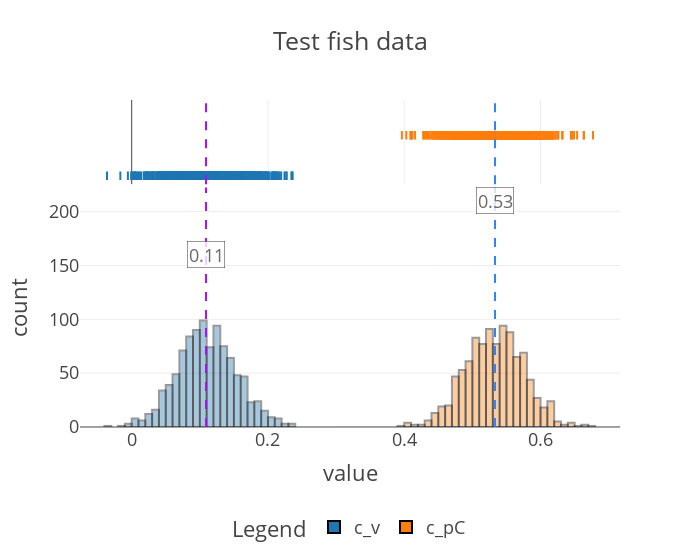

This figure's notebook cell:
### Code cell
print(
    samples_test.keys()
)  # plot the inferred posterior distributions of the coefficients
# Note that the model infers that the random foragers have
# near-zero coefficients for food trace and proximity score.
# The non-zero coefficient for visibility is consistent with the
# fact that the random foragers are mostly likely to move to nearby
# locations (higher visibility score) compared to farther locations.
ftk.plot_coefs(
    samples_test["svi_samples"],
    "Test fish data",
    nbins=120,
    ann_start_y=160,
    ann_break_y=50,
)

### Figure 1 — Plotly figure (JSON) as saved in the notebook; plotly's stock layout.template omitted (floating-point values rounded to 4 significant figures; data arrays with more than 128 entries replaced by an {"elided": "..."} marker saying what was removed)
{"data": [{"alignmentgroup": "True", "bingroup": "x", "hovertemplate": "coefficient=c_v<br>value=%{x}<br>count=%{y}<extra></extra>", "legendgroup": "c_v", "marker": {"color": "#1F77B4", "line": {"color": "Black", "width": 2}, "opacity": 0.4, "pattern": {"shape": ""}}, "name": "c_v", "nbinsx": 120, "offsetgroup": "c_v", "orientation": "v", "showlegend": true, "type": "histogram", "x": {"elided": "1000 float values"}, "xaxis": "x", "yaxis": "y"}, {"alignmentgroup": "True", "boxpoints": "all", "fillcolor": "rgba(255,255,255,0)", "hoveron": "points", "hovertemplate": "coefficient=c_v<br>value=%{x}<extra></extra>", "jitter": 0, "legendgroup": "c_v", "line": {"color": "rgba(255,255,255,0)"}, "marker": {"color": "#1F77B4", "line": {"color": "Black", "width": 2}, "symbol": "line-ns-open"}, "name": "c_v", "offsetgroup": "c_v", "showlegend": false, "type": "box", "x": {"elided": "1000 float values"}, "xaxis": "x2", "yaxis": "y2"}, {"alignmentgroup": "True", "bingroup": "x", "hovertemplate": "coefficient=c_pC<br>value=%{x}<br>count=%{y}<extra></extra>", "legendgroup": "c_pC", "marker": {"color": "#FF7F0E", "line": {"color": "Black", "width": 2}, "opacity": 0.4, "pattern": {"shape": ""}}, "name": "c_pC", "nbinsx": 120, "offsetgroup": "c_pC", "orientation": "v", "showlegend": true, "type": "histogram", "x": {"elided": "1000 float values"}, "xaxis": "x", "yaxis": "y"}, {"alignmentgroup": "True", "boxpoints": "all", "fillcolor": "rgba(255,255,255,0)", "hoveron": "points", "hovertemplate": "coefficient=c_pC<br>value=%{x}<extra></extra>", "jitter": 0, "legendgroup": "c_pC", "line": {"color": "rgba(255,255,255,0)"}, "marker": {"color": "#FF7F0E", "line": {"color": "Black", "width": 2}, "symbol": "line-ns-open"}, "name": "c_pC", "offsetgroup": "c_pC", "showlegend": false, "type": "box", "x": {"elided": "1000 float values"}, "xaxis": "x2", "yaxis": "y2"}], "layout": {"annotations": [{"bgcolor": "white", "bordercolor": "black", "borderwidth": 0.5, "opacity": 0.8, "showarrow": false, "text": "0.11", "x": 0.1091, "y": 160}, {"bgcolor": "white", "bordercolor": "black", "borderwidth": 0.5, "opacity": 0.8, "showarrow": false, "text": "0.53", "x": 0.5332, "y": 210}], "barmode": "overlay", "legend": {"orientation": "h", "title": {"text": "Legend"}, "tracegroupgap": 0, "x": 0.5, "xanchor": "center", "y": -0.25, "yanchor": "top"}, "shapes": [{"line": {"color": "#AA0DFE", "dash": "dash"}, "name": "Median (0.10912740230560303)", "type": "line", "x0": 0.1091, "x1": 0.1091, "xref": "x", "y0": 0, "y1": 1, "yref": "y domain"}, {"line": {"color": "#AA0DFE", "dash": "dash"}, "name": "Median (0.10912740230560303)", "type": "line", "x0": 0.1091, "x1": 0.1091, "xref": "x2", "y0": 0, "y1": 1, "yref": "y2 domain"}, {"line": {"color": "#3283FE", "dash": "dash"}, "name": "Median (0.5331519842147827)", "type": "line", "x0": 0.5332, "x1": 0.5332, "xref": "x", "y0": 0, "y1": 1, "yref": "y domain"}, {"line": {"color": "#3283FE", "dash": "dash"}, "name": "Median (0.5331519842147827)", "type": "line", "x0": 0.5332, "x1": 0.5332, "xref": "x2", "y0": 0, "y1": 1, "yref": "y2 domain"}], "title": {"text": "Test fish data"}, "width": 700, "xaxis": {"anchor": "y", "domain": [0, 1], "title": {"text": "value"}}, "xaxis2": {"anchor": "y2", "domain": [0, 1], "matches": "x", "showgrid": true, "showticklabels": false}, "yaxis": {"anchor": "x", "domain": [0, 0.7326], "title": {"text": "count"}}, "yaxis2": {"anchor": "x2", "domain": [0.7426, 1], "matches": "y2", "showgrid": false, "showline": false, "showticklabels": false, "ticks": ""}}}
